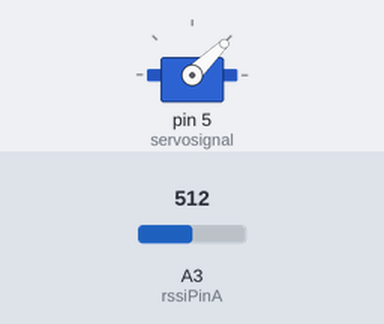
Bench run of a sketch on a simulated Arduino Uno, built with avr-gcc and run on an emulated ATmega328P. Shown: servo. Inputs (shaded band) come from the test bench; at power-on: A3 (rssiPinA) = 512. What the sketch prints to the serial monitor is not drawn.

Above: at 0.05 s.
At 5.05 s:
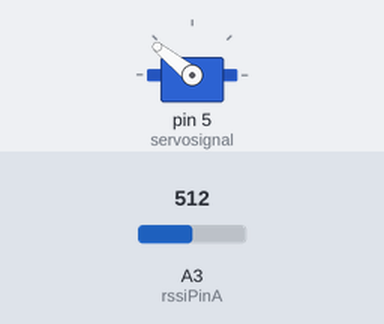
Timing chart, 0 to 7.9 s (numbered marks = the images above):
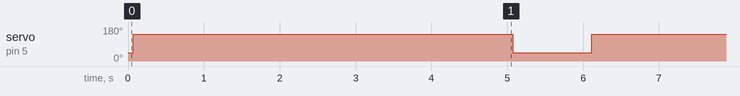

Measured:
- by itself, servo on pin 5 (servosignal): alternates 141° for 5.0 s and 44° for 1.0 s

The sketch:

iris.ino
```cpp
// (licence header left out)
// --------------------------------------- USER SETUP -----------------------------------------

uint16_t rssiThreshold = 254 ; // (CC) play around with this value to find your best RSSI threshold. (between 190 to 260 seem to be acceptable values). The higher the value the closer the quad needs to get. But if it's too high it wont detect it.
int servomin = 1000; // (CC) if you want the servo operation reversed just set the values inverted eg. min=2000 max=1000
int servomax = 2000; // (CC) adjust both min/max if the servo is twitching when operating. 1000 and 2000 are normally maximum servo values.
int timeopen = 5000; // (CC) time the gate stays open after detection in ms. eg 5000 = 5 seconds

// --------------------------------------- END OF USER SETUP -----------------------------------------


#include <SPI.h>
#include <Wire.h>
#include <avr/pgmspace.h>
#include <Servo.h>

Servo myservo;

// ---------- PIN DEFINITION

#define servosignal 5 // servo connection
#define spiDataPin 10
#define slaveSelectPin 11
#define spiClockPin 12
#define rssiPinA 3  //analog


//----- RSSI --------------------------------------
#define RSSI_READS 5 // 5 should give about 10 000 readings per second
#define FILTER_ITERATIONS 5
uint16_t rssiArr[FILTER_ITERATIONS + 1];
uint16_t rssi;


#define RSSI_MAX 1024
#define RSSI_MIN 0
#define MAGIC_THRESHOLD_REDUCE_CONSTANT 2
#define THRESHOLD_ARRAY_SIZE  100
uint16_t rssiThresholdArray[THRESHOLD_ARRAY_SIZE];


#define DEFAULT_RSSI_MONITOR_DELAY_CYCLES 1000 //each 100ms, if cycle takes 100us
#define MIN_RSSI_MONITOR_DELAY_CYCLES 10 //each 1ms, if cycle takes 100us, to prevent loss of communication
uint16_t rssiMonitorDelayCycles = DEFAULT_RSSI_MONITOR_DELAY_CYCLES;


//----- other globals------------------------------
uint32_t now = 0;
uint32_t lastMillis = 0;
uint8_t allowEdgeGeneration = 0;
uint8_t channelIndex = 0;     // (CC) This starts the module in channel 1 ( yes, 0 means channel 1, 1 means channel 2 ... 7 means channel 8 .. you get the picture ;)  )
uint8_t bandIndex = 0;        // (CC) This starts the module in Raceband. Check Channels.h file if you want to use another band instead.
uint8_t isSoundEnabled = 1;
uint8_t rssiMonitor = 1;
uint16_t rssiMonitorDelayExpiration = 0;
uint16_t frequency = 0;


// ----------------------------------------------------------------------------

void setup() {

  Serial.begin(9600);

  setupSPIpins();
  frequency = setModuleChannel(channelIndex, bandIndex);
  initFastADC();
  allowEdgeGeneration = 0;

  myservo.attach(servosignal);
  myservo.writeMicroseconds(servomin); // resets the servo to 0

  Serial.println("Finished setup");

}
// ----------------------------------------------------------------------------
void loop() {

  freqAnal();
  if (rssi >= rssiThreshold )
  {
    myservo.writeMicroseconds(servomax);
    delay(timeopen);
    myservo.writeMicroseconds(servomin);
    delay(1000);
  }
}


// ------------------ FAST READ/WRITE ------------------


#define portOfPin(P)\
  (((P)>=0&&(P)<8)?&PORTD:(((P)>7&&(P)<14)?&PORTB:&PORTC))
#define ddrOfPin(P)\
  (((P)>=0&&(P)<8)?&DDRD:(((P)>7&&(P)<14)?&DDRB:&DDRC))
#define pinOfPin(P)\
  (((P)>=0&&(P)<8)?&PIND:(((P)>7&&(P)<14)?&PINB:&PINC))
#define pinIndex(P)((uint8_t)(P>13?P-14:P&7))
#define pinMask(P)((uint8_t)(1<<pinIndex(P)))

#define pinAsInput(P) *(ddrOfPin(P))&=~pinMask(P)
#define pinAsInputPullUp(P) *(ddrOfPin(P))&=~pinMask(P);digitalHigh(P)
#define pinAsOutput(P) *(ddrOfPin(P))|=pinMask(P)
#define digitalLow(P) *(portOfPin(P))&=~pinMask(P)
#define digitalHigh(P) *(portOfPin(P))|=pinMask(P)
#define digitalToggle(P) *(portOfPin(P))^=pinMask(P)
#define isHigh(P)((*(pinOfPin(P))& pinMask(P))>0)
#define isLow(P)((*(pinOfPin(P))& pinMask(P))==0)
#define digitalState(P)((uint8_t)isHigh(P))


// -----------------------------CHANNELS--------------------------


#define MAX_BAND 7

// Channels' MHz Values. Just for reference. Not used in code.
//
const uint16_t channelFreqTable[] PROGMEM = {
  //     // Channel 1 - 8
  5658, 5695, 5732, 5769, 5806, 5843, 5880, 5917, // Raceband
  5865, 5845, 5825, 5805, 5785, 5765, 5745, 5725, // Band A
  5733, 5752, 5771, 5790, 5809, 5828, 5847, 5866, // Band B
  5705, 5685, 5665, 5645, 5885, 5905, 5925, 5945, // Band E
  5740, 5760, 5780, 5800, 5820, 5840, 5860, 5880, // Band F / Airwave
  5362, 5399, 5436, 5473, 5510, 5547, 5584, 5621, // Band D / 5.3
  5180, 5200, 5220, 5240, 5745, 5765, 5785, 5805, // connex
  5825, 5845, 5845, 5845, 5845, 5845, 5845, 5845  // even more connex, last 6 unused!!!
};


const uint16_t channelFreqTableseq[] PROGMEM = {
  //     // Channel 1 - 8
  /*5645, 5658, 5665, 5685, 5695, 5705 ,5725, 5732,
    5733, 5740, 5745, 5752, 5760, 5765, 5769, 5771,
    5780, 5785, 5790, 5800, 5805, 5806, 5809, 5820,
    5825, 5828, 5840, 5843, 5845, 5847, 5860, 5865,
    5866, 5880, 5880, 5885, 5905, 5917, 5925, 5945,*/

  5605, 5610, 5615, 5620, 5625, 5630, 5635, 5640,
  5645, 5650, 5665, 5670, 5675, 5680, 5685, 5690,
  5695, 5700, 5705, 5710, 5715, 5720, 5725, 5730,
  5735, 5740, 5745, 5750, 5765, 5770, 5775, 5780,
  5785, 5790, 5795, 5800, 5805, 5810, 5815, 5820,
  5825, 5830, 5835, 5840, 5845, 5850, 5865, 5870,
  5875, 5880, 5885, 5890, 5895, 5900, 5905, 5910,
  5915, 5920, 5925, 5930, 5935, 5940, 5945, 5950,

};


//----- ADC IMPROVEMENTS --------------------------------
// to increase frequency of ADC readings
// defines for setting and clearing register bits
#define cbi(sfr, bit) (_SFR_BYTE(sfr) &= ~_BV(bit))
#define sbi(sfr, bit) (_SFR_BYTE(sfr) |= _BV(bit))

void initFastADC() {
  // set ADC prescaler to 16 to speedup ADC readings
  sbi(ADCSRA, ADPS2);
  cbi(ADCSRA, ADPS1);
  cbi(ADCSRA, ADPS0);
}


// ---------------------- PINS ------------------------------

// Pin definitions


// ------------------ RX5808SPI -------------------------------

// rx5808 module needs >30ms to tune.
#define MIN_TUNE_TIME 30

void setupSPIpins() {
  // SPI pins for RX control
  pinMode (slaveSelectPin, OUTPUT);
  pinMode (spiDataPin, OUTPUT);
  pinMode (spiClockPin, OUTPUT);
}

void SERIAL_SENDBIT1() {
  digitalLow(spiClockPin);
  delayMicroseconds(1);

  digitalHigh(spiDataPin);
  delayMicroseconds(1);
  digitalHigh(spiClockPin);
  delayMicroseconds(1);

  digitalLow(spiClockPin);
  delayMicroseconds(1);
}

void SERIAL_SENDBIT0() {
  digitalLow(spiClockPin);
  delayMicroseconds(1);

  digitalLow(spiDataPin);
  delayMicroseconds(1);
  digitalHigh(spiClockPin);
  delayMicroseconds(1);

  digitalLow(spiClockPin);
  delayMicroseconds(1);
}

void SERIAL_ENABLE_LOW() {
  delayMicroseconds(1);
  digitalLow(slaveSelectPin);
  delayMicroseconds(1);
}

void SERIAL_ENABLE_HIGH() {
  delayMicroseconds(1);
  digitalHigh(slaveSelectPin);
  delayMicroseconds(1);
}

uint16_t setModuleFrequency(uint16_t frequency) {
  uint8_t i;
  uint16_t channelData;

  channelData = frequency - 479;
  channelData /= 2;
  i = channelData % 32;
  channelData /= 32;
  channelData = (channelData << 7) + i;

  // bit bang out 25 bits of data
  // Order: A0-3, !R/W, D0-D19
  // A0=0, A1=0, A2=0, A3=1, RW=0, D0-19=0
  cli();
  SERIAL_ENABLE_HIGH();
  delayMicroseconds(1);
  SERIAL_ENABLE_LOW();

  SERIAL_SENDBIT0();
  SERIAL_SENDBIT0();
  SERIAL_SENDBIT0();
  SERIAL_SENDBIT1();

  SERIAL_SENDBIT0();

  // remaining zeros
  for (i = 20; i > 0; i--) {
    SERIAL_SENDBIT0();
  }

  // Clock the data in
  SERIAL_ENABLE_HIGH();
  delayMicroseconds(1);
  SERIAL_ENABLE_LOW();

  // Second is the channel data from the lookup table
  // 20 bytes of register data are sent, but the MSB 4 bits are zeros
  // register address = 0x1, write, data0-15=channelData data15-19=0x0
  SERIAL_ENABLE_HIGH();
  SERIAL_ENABLE_LOW();

  // Register 0x1
  SERIAL_SENDBIT1();
  SERIAL_SENDBIT0();
  SERIAL_SENDBIT0();
  SERIAL_SENDBIT0();

  // Write to register
  SERIAL_SENDBIT1();

  // D0-D15
  //   note: loop runs backwards as more efficent on AVR
  for (i = 16; i > 0; i--) {
    // Is bit high or low?
    if (channelData & 0x1) {
      SERIAL_SENDBIT1();
    }
    else {
      SERIAL_SENDBIT0();
    }
    // Shift bits along to check the next one
    channelData >>= 1;
  }

  // Remaining D16-D19
  for (i = 4; i > 0; i--) {
    SERIAL_SENDBIT0();
  }

  // Finished clocking data in
  SERIAL_ENABLE_HIGH();
  delayMicroseconds(1);

  digitalLow(slaveSelectPin);
  digitalLow(spiClockPin);
  digitalLow(spiDataPin);
  sei();

  delay(MIN_TUNE_TIME);

  return frequency;
}


uint16_t setModulefrequency(uint16_t frequency) {
  uint8_t iseq;
  uint16_t channelDataseq;

  channelDataseq = frequency - 479;
  channelDataseq /= 2;
  iseq = channelDataseq % 32;
  channelDataseq /= 32;
  channelDataseq = (channelDataseq << 7) + iseq;

  // bit bang out 25 bits of data
  // Order: A0-3, !R/W, D0-D19
  // A0=0, A1=0, A2=0, A3=1, RW=0, D0-19=0
  cli();
  SERIAL_ENABLE_HIGH();
  delayMicroseconds(1);
  SERIAL_ENABLE_LOW();

  SERIAL_SENDBIT0();
  SERIAL_SENDBIT0();
  SERIAL_SENDBIT0();
  SERIAL_SENDBIT1();

  SERIAL_SENDBIT0();

  // remaining zeros
  for (iseq = 20; iseq > 0; iseq--) {
    SERIAL_SENDBIT0();
  }

  // Clock the data in
  SERIAL_ENABLE_HIGH();
  delayMicroseconds(1);
  SERIAL_ENABLE_LOW();

  // Second is the channel data from the lookup table
  // 20 bytes of register data are sent, but the MSB 4 bits are zeros
  // register address = 0x1, write, data0-15=channelData data15-19=0x0
  SERIAL_ENABLE_HIGH();
  SERIAL_ENABLE_LOW();

  // Register 0x1
  SERIAL_SENDBIT1();
  SERIAL_SENDBIT0();
  SERIAL_SENDBIT0();
  SERIAL_SENDBIT0();

  // Write to register
  SERIAL_SENDBIT1();

  // D0-D15
  //   note: loop runs backwards as more efficent on AVR
  for (iseq = 16; iseq > 0; iseq--) {
    // Is bit high or low?
    if (channelDataseq & 0x1) {
      SERIAL_SENDBIT1();
    }
    else {
      SERIAL_SENDBIT0();
    }
    // Shift bits along to check the next one
    channelDataseq >>= 1;
  }

  // Remaining D16-D19
  for (iseq = 4; iseq > 0; iseq--) {
    SERIAL_SENDBIT0();
  }

  // Finished clocking data in
  SERIAL_ENABLE_HIGH();
  delayMicroseconds(1);

  digitalLow(slaveSelectPin);
  digitalLow(spiClockPin);
  digitalLow(spiDataPin);
  sei();

  delay(MIN_TUNE_TIME);

  return frequency;
}


uint16_t setModuleChannel(uint8_t channel, uint8_t band) {

  uint16_t frequency = pgm_read_word_near(channelFreqTable + channel + (8 * band));
  return setModuleFrequency(frequency);
}

uint16_t setModuleChannelseq(uint8_t channel, uint8_t band) {

  uint16_t frequency = pgm_read_word_near(channelFreqTableseq + channel + (8 * band));
  return setModuleFrequency(frequency);
}


uint16_t readRSSI() {
  int rssiA = 0;

  for (uint8_t i = 0; i < RSSI_READS; i++) {
    rssiA += analogRead(rssiPinA);
  }

  rssiA = rssiA / RSSI_READS; // average of RSSI_READS readings
  return rssiA;
}

uint16_t getFilteredRSSI() {
  rssiArr[0] = readRSSI();

  // several-pass filter (need several passes because of integer artithmetics)
  // it reduces possible max value by 1 with each iteration.
  // e.g. if max rssi is 300, then after 5 filter stages it won't be greater than 295
  for (uint8_t i = 1; i <= FILTER_ITERATIONS; i++) {
    rssiArr[i] = (rssiArr[i - 1] + rssiArr[i]) >> 1;
  }

  return rssiArr[FILTER_ITERATIONS];
}


// ------------------- RSSI MONITOR AND RISING EDGE ------------------------------

uint16_t setRssiMonitorDelay(uint16_t delay) {
  return delay < MIN_RSSI_MONITOR_DELAY_CYCLES ? MIN_RSSI_MONITOR_DELAY_CYCLES : delay;
}

uint16_t getMedian(uint16_t a[], uint16_t size) {
  return a[size / 2];
}

void gen_rising_edge(int pin) {
  digitalHigh(pin); //this will open mosfet and pull the RasPi pin to GND
  delayMicroseconds(10);
  digitalLow(pin); // this will close mosfet and pull the RasPi pin to 3v3 -> Rising Edge
}

// ------------------FREQ LOOP -----------------------------


void freqAnal()
{
  for (int checkingRSSI = 1; checkingRSSI < 100 ; checkingRSSI = checkingRSSI + 1)
  {
    rssi = getFilteredRSSI();
  }

  if ( channelIndex == 7 )
  {
    if (bandIndex < 7)
    {
      bandIndex++;
    }
    else
    {
      bandIndex = 0;
    }
  }


  if (channelIndex < 7)
  {
    channelIndex++;
  }
  else
  {
    channelIndex = 0;
  }

  frequency = setModuleChannelseq(channelIndex, bandIndex);

}
```
